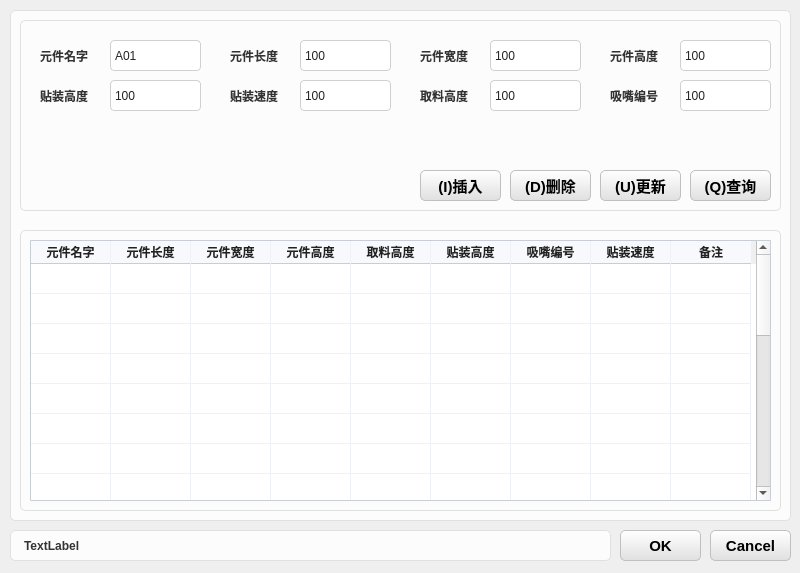
<?xml version="1.0" encoding="UTF-8"?>
<ui version="4.0">
 <class>DataDialog</class>
 <widget class="QDialog" name="DataDialog">
  <property name="geometry">
   <rect>
    <x>0</x>
    <y>0</y>
    <width>800</width>
    <height>573</height>
   </rect>
  </property>
  <property name="windowTitle">
   <string>Dialog</string>
  </property>
  <property name="styleSheet">
   <string notr="true">/* ================== QPushButton &amp; QToolButton 开始 ================== */

/* 按钮默认状态 */
QPushButton, QToolButton {
    border: 1px solid #c0c0c0;      
    background: qlineargradient(x1:0, y1:0, x2:0, y2:1, stop:0 #ffffff, stop:1 #e0e0e0);
    border-radius: 5px; 
    outline: none;                  
    padding: 0px;                   
}

/* 按钮鼠标悬停时 */
QPushButton:hover, QToolButton:hover {
    border: 1px solid #a0a0a0;      
    background: qlineargradient(x1:0, y1:0, x2:0, y2:1, stop:0 #ffffff, stop:1 #d0d0d0);
}

/* 按钮鼠标按下时 */
QPushButton:pressed, QToolButton:pressed {
    border: 1px solid #808080;      
    background: qlineargradient(x1:0, y1:0, x2:0, y2:1, stop:0 #d0d0d0, stop:1 #e0e0e0);
}

/* ================== QLineEdit 开始 ================== */

/* 默认状态 */
QLineEdit {
    background-color: #ffffff;
    border: 1px solid #D0D0D0;     
    border-radius: 4px;            
    padding: 2px 2px;              
    color: #222222;                
    min-height: 20px;              
}

/* 获得焦点时 */
QLineEdit:focus {
    border: 1px solid #007AFF;     
    background-color: #E8F4FF;     
}

/* 禁用状态 */
QLineEdit:disabled {
    background-color: #eef1f5;     
    color: #9aa0a6;                
    border: 1px solid #d3d8e0;     
}

/* ================== QTableWidget 开始 ================== */

QTableWidget {
    background-color: #ffffff;
    border: 1px solid #c8cdd6;
    border-radius: 1px;
    gridline-color: #eef1f5;
    selection-background-color: #eef1f5;
    color: #222222;
}

QTableWidget::item {
    padding: 2px 2px;
}

/* 表头样式 */
QHeaderView::section {
    background-color: #f7f9fc;         /* 稍微带点蓝灰色的背景，比纯白更有质感 */
    border: none;
    border-bottom: 1px solid #c8cdd6;  /* 底部保留主分割线 */
    border-right: 1px solid #eef1f5;   /* 右侧保留列分割线 */
    padding: 0px 0px;                 /* 增加内边距，让表头看起来不那么拥挤 */
    color: #222222;
    font-weight: bold;                 /* 表头加粗，增强视觉引导 */
    text-align: left;                  /* 强制左对齐（默认可能是居中，左对齐更易读） */
}

/* 鼠标悬停在表头上时的效果 */
QHeaderView::section:hover {
    background-color: #eef1f5;         /* 悬停时背景稍微变深，提供交互反馈 */
}

/* 去掉表头最右侧多余的边框线 */
QHeaderView::section:last {
    border-right: none;
}

/* ================== QGroupBox 开始 ================== */

QGroupBox {
    border: 1px solid #E0E0E0; 
    border-radius: 5px; 
    background-color: #FCFCFC; 
    margin-top: 10px; /* ⚠️ 新增：给标题留出一点顶部空间 */
}

/* 分组框标题（补充了左右内边距） */
QGroupBox::title {
    subcontrol-origin: margin;
    subcontrol-position: top left;
    color: #333333;
    font-weight: bold;
    background-color: #FCFCFC; 
    padding: 0 5px; /* ⚠️ 新增：左右留出 5px 空间，让遮盖边框的效果更自然，文字不贴边 */
}

/* ================== QLabel 开始 ================== */

QLabel {
    color: #333333;           /* 与 QGroupBox::title 保持一致的深灰色 */
    font-weight: bold;        /* 保持相同的加粗效果（如果是普通文本可去掉这行） */
    background-color: #FCFCFC; /* 与分组框背景色一致 */
    border: 1px solid #E0E0E0; /* 相同的边框颜色和粗细 */
    border-radius: 5px;       /* 相同的圆角 */
    padding: 6px 10px;        /* 适当的内边距，让文字不贴边，视觉上更舒适 */
}</string>
  </property>
  <widget class="QLabel" name="label">
   <property name="geometry">
    <rect>
     <x>10</x>
     <y>530</y>
     <width>601</width>
     <height>31</height>
    </rect>
   </property>
   <property name="text">
    <string>TextLabel</string>
   </property>
  </widget>
  <widget class="QGroupBox" name="groupBox">
   <property name="geometry">
    <rect>
     <x>10</x>
     <y>0</y>
     <width>781</width>
     <height>521</height>
    </rect>
   </property>
   <property name="title">
    <string/>
   </property>
   <widget class="QGroupBox" name="groupBox_2">
    <property name="geometry">
     <rect>
      <x>10</x>
      <y>10</y>
      <width>761</width>
      <height>201</height>
     </rect>
    </property>
    <property name="title">
     <string/>
    </property>
    <widget class="QLabel" name="label_4">
     <property name="geometry">
      <rect>
       <x>400</x>
       <y>30</y>
       <width>61</width>
       <height>31</height>
      </rect>
     </property>
     <property name="styleSheet">
      <string notr="true">color: #333333;           /* 与 QGroupBox::title 保持一致的深灰色 */
font-weight: bold;        /* 保持相同的加粗效果（如果是普通文本可去掉这行） */
background-color: #FCFCFC; /* 与分组框背景色一致 */
border: 0px solid #E0E0E0; /* 相同的边框颜色和粗细 */
border-radius: 5px;       /* 相同的圆角 */
padding: 0px 0px;        /* 适当的内边距，让文字不贴边，视觉上更舒适 */</string>
     </property>
     <property name="text">
      <string>元件宽度</string>
     </property>
    </widget>
    <widget class="QLabel" name="label_9">
     <property name="geometry">
      <rect>
       <x>590</x>
       <y>70</y>
       <width>61</width>
       <height>31</height>
      </rect>
     </property>
     <property name="styleSheet">
      <string notr="true">color: #333333;           /* 与 QGroupBox::title 保持一致的深灰色 */
font-weight: bold;        /* 保持相同的加粗效果（如果是普通文本可去掉这行） */
background-color: #FCFCFC; /* 与分组框背景色一致 */
border: 0px solid #E0E0E0; /* 相同的边框颜色和粗细 */
border-radius: 5px;       /* 相同的圆角 */
padding: 0px 0px;        /* 适当的内边距，让文字不贴边，视觉上更舒适 */</string>
     </property>
     <property name="text">
      <string>吸嘴编号</string>
     </property>
    </widget>
    <widget class="QLineEdit" name="lineEdit_NozzleId">
     <property name="geometry">
      <rect>
       <x>660</x>
       <y>70</y>
       <width>91</width>
       <height>31</height>
      </rect>
     </property>
     <property name="text">
      <string>100</string>
     </property>
    </widget>
    <widget class="QLabel" name="label_7">
     <property name="geometry">
      <rect>
       <x>590</x>
       <y>30</y>
       <width>61</width>
       <height>31</height>
      </rect>
     </property>
     <property name="styleSheet">
      <string notr="true">color: #333333;           /* 与 QGroupBox::title 保持一致的深灰色 */
font-weight: bold;        /* 保持相同的加粗效果（如果是普通文本可去掉这行） */
background-color: #FCFCFC; /* 与分组框背景色一致 */
border: 0px solid #E0E0E0; /* 相同的边框颜色和粗细 */
border-radius: 5px;       /* 相同的圆角 */
padding: 0px 0px;        /* 适当的内边距，让文字不贴边，视觉上更舒适 */</string>
     </property>
     <property name="text">
      <string>元件高度</string>
     </property>
    </widget>
    <widget class="QLineEdit" name="lineEdit_PickZ">
     <property name="geometry">
      <rect>
       <x>470</x>
       <y>70</y>
       <width>91</width>
       <height>31</height>
      </rect>
     </property>
     <property name="text">
      <string>100</string>
     </property>
    </widget>
    <widget class="QLabel" name="label_6">
     <property name="geometry">
      <rect>
       <x>210</x>
       <y>70</y>
       <width>61</width>
       <height>31</height>
      </rect>
     </property>
     <property name="styleSheet">
      <string notr="true">color: #333333;           /* 与 QGroupBox::title 保持一致的深灰色 */
font-weight: bold;        /* 保持相同的加粗效果（如果是普通文本可去掉这行） */
background-color: #FCFCFC; /* 与分组框背景色一致 */
border: 0px solid #E0E0E0; /* 相同的边框颜色和粗细 */
border-radius: 5px;       /* 相同的圆角 */
padding: 0px 0px;        /* 适当的内边距，让文字不贴边，视觉上更舒适 */</string>
     </property>
     <property name="text">
      <string>贴装速度</string>
     </property>
    </widget>
    <widget class="QLineEdit" name="lineEdit_Length">
     <property name="geometry">
      <rect>
       <x>280</x>
       <y>30</y>
       <width>91</width>
       <height>31</height>
      </rect>
     </property>
     <property name="text">
      <string>100</string>
     </property>
    </widget>
    <widget class="QLineEdit" name="lineEdit_Width">
     <property name="geometry">
      <rect>
       <x>470</x>
       <y>30</y>
       <width>91</width>
       <height>31</height>
      </rect>
     </property>
     <property name="text">
      <string>100</string>
     </property>
    </widget>
    <widget class="QLabel" name="label_8">
     <property name="geometry">
      <rect>
       <x>20</x>
       <y>70</y>
       <width>61</width>
       <height>31</height>
      </rect>
     </property>
     <property name="styleSheet">
      <string notr="true">color: #333333;           /* 与 QGroupBox::title 保持一致的深灰色 */
font-weight: bold;        /* 保持相同的加粗效果（如果是普通文本可去掉这行） */
background-color: #FCFCFC; /* 与分组框背景色一致 */
border: 0px solid #E0E0E0; /* 相同的边框颜色和粗细 */
border-radius: 5px;       /* 相同的圆角 */
padding: 0px 0px;        /* 适当的内边距，让文字不贴边，视觉上更舒适 */</string>
     </property>
     <property name="text">
      <string>贴装高度</string>
     </property>
    </widget>
    <widget class="QLineEdit" name="lineEdit_Speed">
     <property name="geometry">
      <rect>
       <x>280</x>
       <y>70</y>
       <width>91</width>
       <height>31</height>
      </rect>
     </property>
     <property name="text">
      <string>100</string>
     </property>
    </widget>
    <widget class="QLineEdit" name="lineEdit_Height">
     <property name="geometry">
      <rect>
       <x>660</x>
       <y>30</y>
       <width>91</width>
       <height>31</height>
      </rect>
     </property>
     <property name="text">
      <string>100</string>
     </property>
    </widget>
    <widget class="QLabel" name="label_3">
     <property name="geometry">
      <rect>
       <x>210</x>
       <y>30</y>
       <width>61</width>
       <height>31</height>
      </rect>
     </property>
     <property name="styleSheet">
      <string notr="true">color: #333333;           /* 与 QGroupBox::title 保持一致的深灰色 */
font-weight: bold;        /* 保持相同的加粗效果（如果是普通文本可去掉这行） */
background-color: #FCFCFC; /* 与分组框背景色一致 */
border: 0px solid #E0E0E0; /* 相同的边框颜色和粗细 */
border-radius: 5px;       /* 相同的圆角 */
padding: 0px 0px;        /* 适当的内边距，让文字不贴边，视觉上更舒适 */</string>
     </property>
     <property name="text">
      <string>元件长度</string>
     </property>
    </widget>
    <widget class="QLabel" name="label_2">
     <property name="geometry">
      <rect>
       <x>20</x>
       <y>30</y>
       <width>61</width>
       <height>31</height>
      </rect>
     </property>
     <property name="styleSheet">
      <string notr="true">color: #333333;           /* 与 QGroupBox::title 保持一致的深灰色 */
font-weight: bold;        /* 保持相同的加粗效果（如果是普通文本可去掉这行） */
background-color: #FCFCFC; /* 与分组框背景色一致 */
border: 0px solid #E0E0E0; /* 相同的边框颜色和粗细 */
border-radius: 5px;       /* 相同的圆角 */
padding: 0px 0px;        /* 适当的内边距，让文字不贴边，视觉上更舒适 */</string>
     </property>
     <property name="text">
      <string>元件名字</string>
     </property>
    </widget>
    <widget class="QLineEdit" name="lineEdit_PlaceZ">
     <property name="geometry">
      <rect>
       <x>90</x>
       <y>70</y>
       <width>91</width>
       <height>31</height>
      </rect>
     </property>
     <property name="text">
      <string>100</string>
     </property>
    </widget>
    <widget class="QLineEdit" name="lineEdit_Name">
     <property name="geometry">
      <rect>
       <x>90</x>
       <y>30</y>
       <width>91</width>
       <height>31</height>
      </rect>
     </property>
     <property name="text">
      <string>A01</string>
     </property>
    </widget>
    <widget class="QLabel" name="label_10">
     <property name="geometry">
      <rect>
       <x>400</x>
       <y>70</y>
       <width>61</width>
       <height>31</height>
      </rect>
     </property>
     <property name="styleSheet">
      <string notr="true">color: #333333;           /* 与 QGroupBox::title 保持一致的深灰色 */
font-weight: bold;        /* 保持相同的加粗效果（如果是普通文本可去掉这行） */
background-color: #FCFCFC; /* 与分组框背景色一致 */
border: 0px solid #E0E0E0; /* 相同的边框颜色和粗细 */
border-radius: 5px;       /* 相同的圆角 */
padding: 0px 0px;        /* 适当的内边距，让文字不贴边，视觉上更舒适 */</string>
     </property>
     <property name="text">
      <string>取料高度</string>
     </property>
    </widget>
    <widget class="QPushButton" name="pushButton_Query">
     <property name="geometry">
      <rect>
       <x>670</x>
       <y>160</y>
       <width>81</width>
       <height>31</height>
      </rect>
     </property>
     <property name="font">
      <font>
       <pointsize>11</pointsize>
       <weight>75</weight>
       <bold>true</bold>
      </font>
     </property>
     <property name="text">
      <string>(Q)查询</string>
     </property>
    </widget>
    <widget class="QPushButton" name="pushButton_Update">
     <property name="geometry">
      <rect>
       <x>580</x>
       <y>160</y>
       <width>81</width>
       <height>31</height>
      </rect>
     </property>
     <property name="font">
      <font>
       <pointsize>11</pointsize>
       <weight>75</weight>
       <bold>true</bold>
      </font>
     </property>
     <property name="text">
      <string>(U)更新</string>
     </property>
    </widget>
    <widget class="QPushButton" name="pushButton_Delete">
     <property name="geometry">
      <rect>
       <x>490</x>
       <y>160</y>
       <width>81</width>
       <height>31</height>
      </rect>
     </property>
     <property name="font">
      <font>
       <pointsize>11</pointsize>
       <weight>75</weight>
       <bold>true</bold>
      </font>
     </property>
     <property name="text">
      <string>(D)删除</string>
     </property>
    </widget>
    <widget class="QPushButton" name="pushButton_Insert">
     <property name="geometry">
      <rect>
       <x>400</x>
       <y>160</y>
       <width>81</width>
       <height>31</height>
      </rect>
     </property>
     <property name="font">
      <font>
       <pointsize>11</pointsize>
       <weight>75</weight>
       <bold>true</bold>
      </font>
     </property>
     <property name="text">
      <string>(I)插入</string>
     </property>
    </widget>
   </widget>
   <widget class="QGroupBox" name="groupBox_3">
    <property name="geometry">
     <rect>
      <x>10</x>
      <y>220</y>
      <width>761</width>
      <height>291</height>
     </rect>
    </property>
    <property name="title">
     <string/>
    </property>
    <widget class="QTableWidget" name="tableWidget">
     <property name="geometry">
      <rect>
       <x>10</x>
       <y>20</y>
       <width>741</width>
       <height>261</height>
      </rect>
     </property>
     <attribute name="horizontalHeaderVisible">
      <bool>true</bool>
     </attribute>
     <attribute name="horizontalHeaderMinimumSectionSize">
      <number>20</number>
     </attribute>
     <attribute name="horizontalHeaderDefaultSectionSize">
      <number>80</number>
     </attribute>
     <attribute name="horizontalHeaderStretchLastSection">
      <bool>false</bool>
     </attribute>
     <attribute name="verticalHeaderVisible">
      <bool>false</bool>
     </attribute>
     <row>
      <property name="text">
       <string>新建行</string>
      </property>
     </row>
     <row>
      <property name="text">
       <string>新建行</string>
      </property>
     </row>
     <row>
      <property name="text">
       <string>新建行</string>
      </property>
     </row>
     <row>
      <property name="text">
       <string>新建行</string>
      </property>
     </row>
     <row>
      <property name="text">
       <string>新建行</string>
      </property>
     </row>
     <row>
      <property name="text">
       <string>新建行</string>
      </property>
     </row>
     <row>
      <property name="text">
       <string>新建行</string>
      </property>
     </row>
     <row>
      <property name="text">
       <string>新建行</string>
      </property>
     </row>
     <row>
      <property name="text">
       <string>新建行</string>
      </property>
     </row>
     <row>
      <property name="text">
       <string>新建行</string>
      </property>
     </row>
     <row>
      <property name="text">
       <string>新建行</string>
      </property>
     </row>
     <row>
      <property name="text">
       <string>新建行</string>
      </property>
     </row>
     <row>
      <property name="text">
       <string>新建行</string>
      </property>
     </row>
     <row>
      <property name="text">
       <string>新建行</string>
      </property>
     </row>
     <row>
      <property name="text">
       <string>新建行</string>
      </property>
     </row>
     <row>
      <property name="text">
       <string>新建行</string>
      </property>
     </row>
     <row>
      <property name="text">
       <string>新建行</string>
      </property>
     </row>
     <row>
      <property name="text">
       <string>新建行</string>
      </property>
     </row>
     <row>
      <property name="text">
       <string>新建行</string>
      </property>
     </row>
     <row>
      <property name="text">
       <string>新建行</string>
      </property>
     </row>
     <column>
      <property name="text">
       <string>元件名字</string>
      </property>
     </column>
     <column>
      <property name="text">
       <string>元件长度</string>
      </property>
     </column>
     <column>
      <property name="text">
       <string>元件宽度</string>
      </property>
     </column>
     <column>
      <property name="text">
       <string>元件高度</string>
      </property>
     </column>
     <column>
      <property name="text">
       <string>取料高度</string>
      </property>
     </column>
     <column>
      <property name="text">
       <string>贴装高度</string>
      </property>
     </column>
     <column>
      <property name="text">
       <string>吸嘴编号</string>
      </property>
     </column>
     <column>
      <property name="text">
       <string>贴装速度</string>
      </property>
     </column>
     <column>
      <property name="text">
       <string>备注</string>
      </property>
     </column>
    </widget>
   </widget>
  </widget>
  <widget class="QPushButton" name="pushButton_Cancel">
   <property name="geometry">
    <rect>
     <x>710</x>
     <y>530</y>
     <width>81</width>
     <height>31</height>
    </rect>
   </property>
   <property name="font">
    <font>
     <pointsize>11</pointsize>
     <weight>75</weight>
     <bold>true</bold>
    </font>
   </property>
   <property name="text">
    <string>Cancel</string>
   </property>
  </widget>
  <widget class="QPushButton" name="pushButton_OK">
   <property name="geometry">
    <rect>
     <x>620</x>
     <y>530</y>
     <width>81</width>
     <height>31</height>
    </rect>
   </property>
   <property name="font">
    <font>
     <pointsize>11</pointsize>
     <weight>75</weight>
     <bold>true</bold>
    </font>
   </property>
   <property name="text">
    <string>OK</string>
   </property>
  </widget>
 </widget>
 <resources/>
 <connections/>
</ui>
